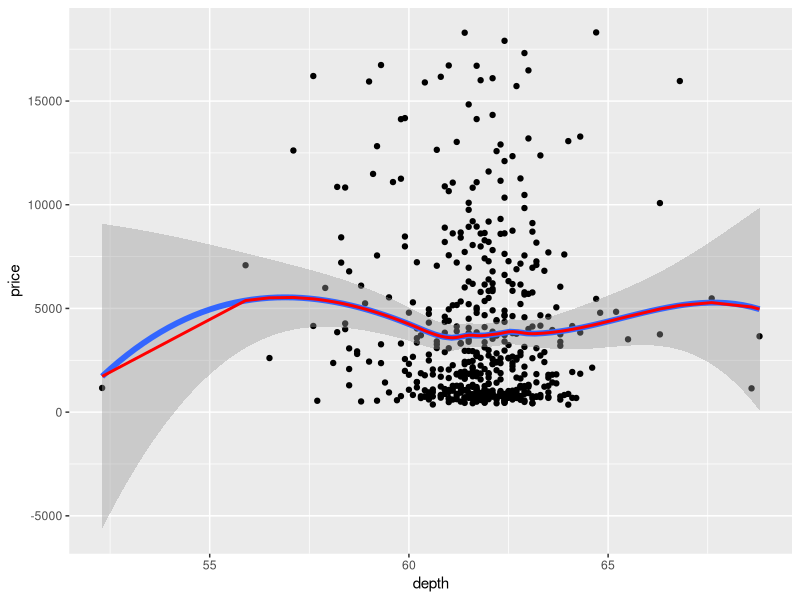

Write R code to recreate this figure.
library(tidyverse)
library(broom)

data("diamonds")
set.seed(76)
diamonds <- diamonds %>%
  sample_n(500)

# Fit model: What do you think span does?
span <- 0.8
model_loess <- loess(price ~ depth, diamonds, span=span)

# Again, the model object isn't all that useful by itself:
model_loess

# broom to the rescue! Get augmented data set: price, depth, .fitted, etc
diamonds_augmented <- model_loess %>%
  augment() %>%
  tbl_df()
diamonds_augmented

# Plot it all
ggplot(data=diamonds_augmented, aes(x=depth)) +
  # Plot points
  geom_point(aes(y=price)) +
  # Show default ggplot2::geom_smooth() output
  geom_smooth(aes(y=price), se=TRUE, span=span, size=2) +
  # Same loess() fitted values
  geom_line(aes(y=.fitted), col="red", size=1)

# In fact, geom_smooth() uses loess() as the default smoother when we have less
# than 1000 observations. See Arguments -> method in the following help file:
?geom_smooth

# EXERCISE: Visually compare smooth.spline() with loess() on the PS03 data,
# toying with both "smoothing" parameters: df and span respectively.
